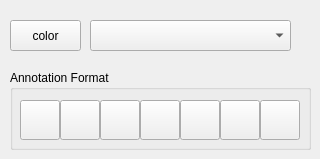
     <widget class="QWidget" name="tab">
      <attribute name="title">
       <string>Annotation</string>
      </attribute>
      <widget class="QPushButton" name="pushButton_color">
       <property name="geometry">
        <rect>
         <x>10</x>
         <y>20</y>
         <width>71</width>
         <height>31</height>
        </rect>
       </property>
       <property name="text">
        <string>color</string>
       </property>
      </widget>
      <widget class="QComboBox" name="comboBox_3">
       <property name="geometry">
        <rect>
         <x>90</x>
         <y>20</y>
         <width>201</width>
         <height>31</height>
        </rect>
       </property>
      </widget>
      <widget class="QGroupBox" name="groupBox_2">
       <property name="geometry">
        <rect>
         <x>10</x>
         <y>70</y>
         <width>301</width>
         <height>80</height>
        </rect>
       </property>
       <property name="title">
        <string>Annotation Format</string>
       </property>
       <widget class="QPushButton" name="Annotation_8">
        <property name="geometry">
         <rect>
          <x>250</x>
          <y>30</y>
          <width>40</width>
          <height>40</height>
         </rect>
        </property>
        <property name="text">
         <string/>
        </property>
        <property name="icon">
         <iconset resource="res.qrc">
          <normaloff>:/img/icon/AnnotationEraser.jpg</normaloff>:/img/icon/AnnotationEraser.jpg</iconset>
        </property>
        <property name="iconSize">
         <size>
          <width>25</width>
          <height>25</height>
         </size>
        </property>
       </widget>
       <widget class="QPushButton" name="Annotation_2">
        <property name="geometry">
         <rect>
          <x>10</x>
          <y>30</y>
          <width>40</width>
          <height>40</height>
         </rect>
        </property>
        <property name="text">
         <string/>
        </property>
        <property name="icon">
         <iconset resource="res.qrc">
          <normaloff>:/img/icon/Annotationpoint.jpg</normaloff>:/img/icon/Annotationpoint.jpg</iconset>
        </property>
        <property name="iconSize">
         <size>
          <width>30</width>
          <height>30</height>
         </size>
        </property>
       </widget>
       <widget class="QPushButton" name="Annotation_5">
        <property name="geometry">
         <rect>
          <x>130</x>
          <y>30</y>
          <width>40</width>
          <height>40</height>
         </rect>
        </property>
        <property name="text">
         <string/>
        </property>
        <property name="icon">
         <iconset resource="res.qrc">
          <normaloff>:/img/icon/AnnotationRectangle.png</normaloff>:/img/icon/AnnotationRectangle.png</iconset>
        </property>
        <property name="iconSize">
         <size>
          <width>25</width>
          <height>25</height>
         </size>
        </property>
       </widget>
       <widget class="QPushButton" name="Annotation_7">
        <property name="geometry">
         <rect>
          <x>210</x>
          <y>30</y>
          <width>40</width>
          <height>40</height>
         </rect>
        </property>
        <property name="text">
         <string/>
        </property>
        <property name="icon">
         <iconset resource="res.qrc">
          <normaloff>:/img/icon/AnnotationPolygons.jpeg</normaloff>:/img/icon/AnnotationPolygons.jpeg</iconset>
        </property>
        <property name="iconSize">
         <size>
          <width>25</width>
          <height>25</height>
         </size>
        </property>
       </widget>
       <widget class="QPushButton" name="Annotation_4">
        <property name="geometry">
         <rect>
          <x>90</x>
          <y>30</y>
          <width>40</width>
          <height>40</height>
         </rect>
        </property>
        <property name="text">
         <string/>
        </property>
        <property name="icon">
         <iconset resource="res.qrc">
          <normaloff>:/img/icon/AnnotationCurve.jpg</normaloff>:/img/icon/AnnotationCurve.jpg</iconset>
        </property>
        <property name="iconSize">
         <size>
          <width>25</width>
          <height>25</height>
         </size>
        </property>
       </widget>
       <widget class="QPushButton" name="Annotation_6">
        <property name="geometry">
         <rect>
          <x>170</x>
          <y>30</y>
          <width>40</width>
          <height>40</height>
         </rect>
        </property>
        <property name="text">
         <string/>
        </property>
        <property name="icon">
         <iconset resource="res.qrc">
          <normaloff>:/img/icon/AnnotationCircle.png</normaloff>:/img/icon/AnnotationCircle.png</iconset>
        </property>
        <property name="iconSize">
         <size>
          <width>25</width>
          <height>25</height>
         </size>
        </property>
       </widget>
       <widget class="QPushButton" name="Annotation_3">
        <property name="geometry">
         <rect>
          <x>50</x>
          <y>30</y>
          <width>40</width>
          <height>40</height>
         </rect>
        </property>
        <property name="text">
         <string/>
        </property>
        <property name="icon">
         <iconset resource="res.qrc">
          <normaloff>:/img/icon/AnnotationBrush.png</normaloff>:/img/icon/AnnotationBrush.png</iconset>
        </property>
        <property name="iconSize">
         <size>
          <width>25</width>
          <height>25</height>
         </size>
        </property>
       </widget>
      </widget>
     </widget>
